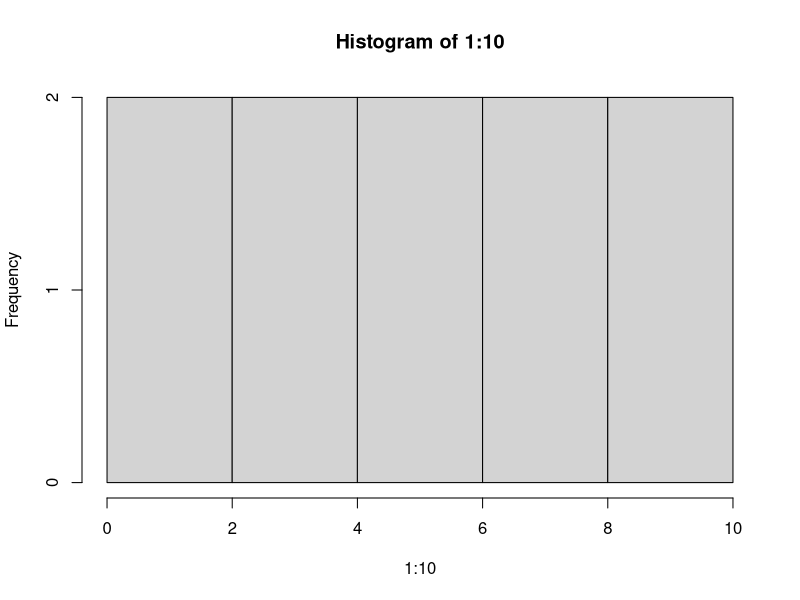
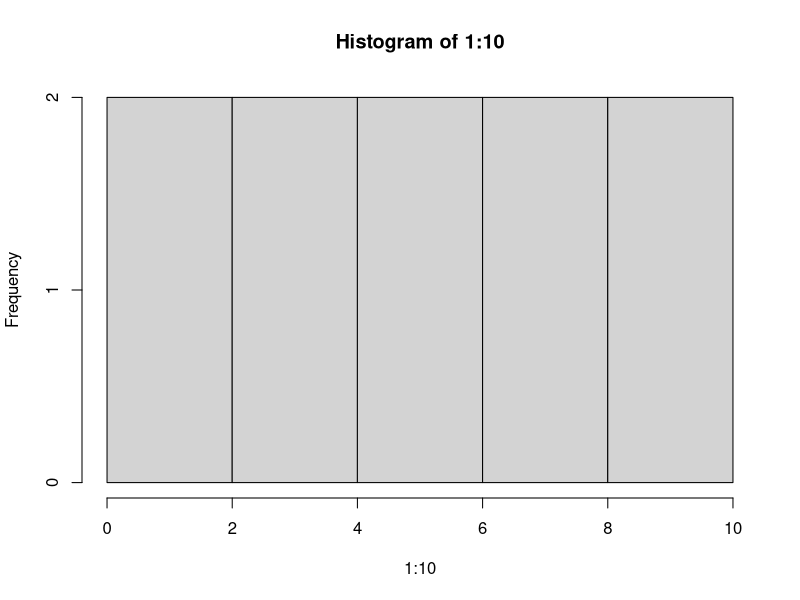

Write R code to recreate these figures, in order.
## ---- chunk 1
    hist(1:10)
## ---- chunk 2
    hist(1:10)
